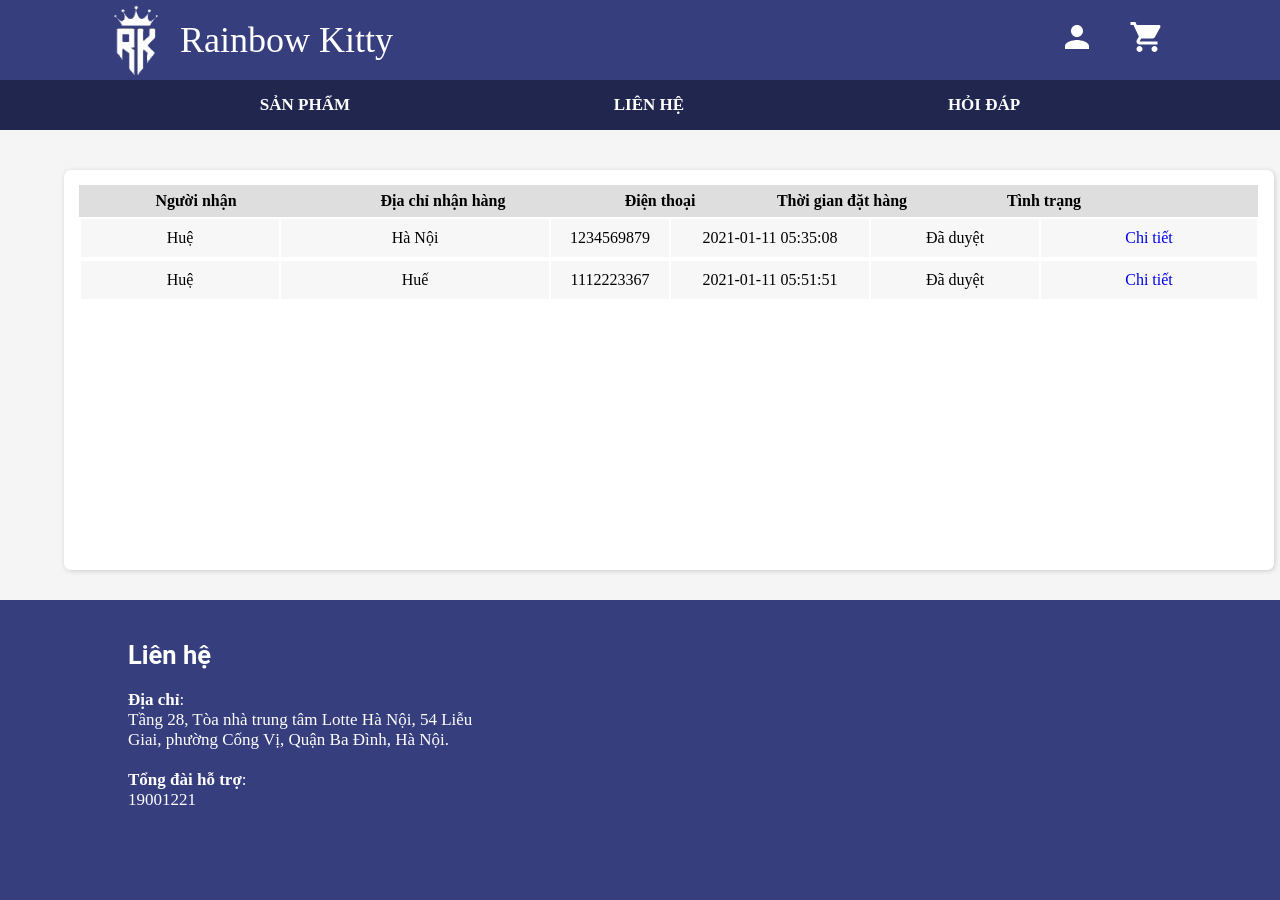
Before: /public/display-orders.php (signed in) with the older database file.
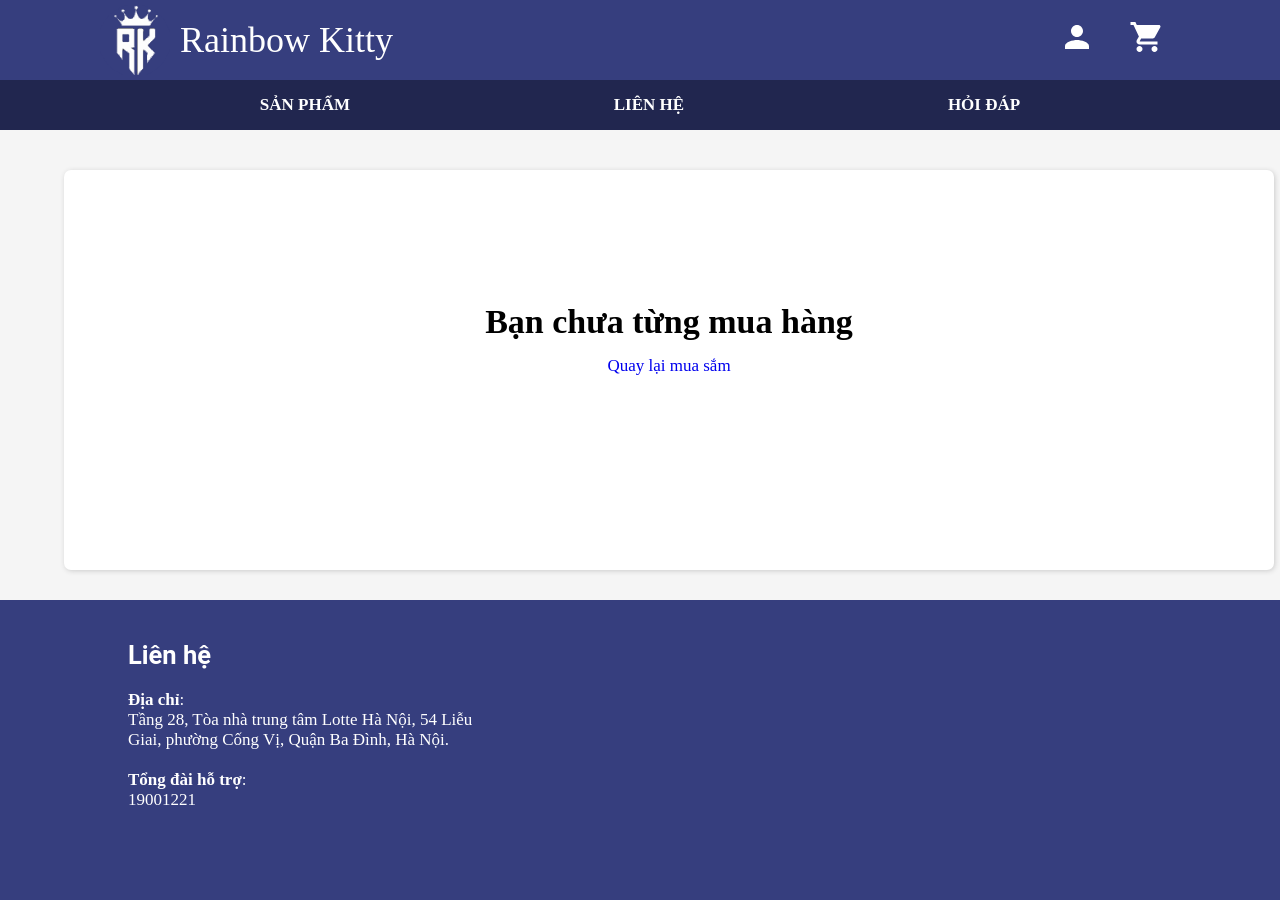
After: the same page with the newer database file.
### tables this page shows
CREATE TABLE `bills` (
  `id` int(11) NOT NULL,
  `id_customer` int(11) NOT NULL,
  `receiver` varchar(50) NOT NULL,
  `address` varchar(100) NOT NULL,
  `phone` varchar(15) NOT NULL,
  `id_state` int(11) NOT NULL,
  `purchase_time` datetime NOT NULL
);

CREATE TABLE `bill_states` (
  `id` int(11) NOT NULL,
  `state` varchar(50) NOT NULL
);

### public/templates/check-customer-signed-in.php (called while the page is built, shortened)
        <?php
function customer_signed_in() {
    if (isset($_SESSION["user"]["type"]) && $_SESSION["user"]["type"] == "customer") {
        return true;
    }
    return false;
}

### config/db.php (called while the page is built, shortened)
<?php
function sql_query(string $query_msg) {
    $connect = mysqli_connect(
        SERVER_NAME,
        USERNAME,
        PASSWORD,
        DB_NAME
    );
    mysqli_set_charset($connect, "utf8");
    $result = mysqli_query($connect, $query_msg) or trigger_error(mysqli_error($connect), E_USER_ERROR);
    return $result;
}

### public/templates/order-item.php (the view, shortened to what this page needs)
<?php function spawn_order_item($bill_id) { ?>
    <?php
        $bill = sql_query("
            SELECT *
            FROM bills
            WHERE id = '$bill_id';
        ");
        $bill = mysqli_fetch_array($bill);
        $bill_state = sql_query("
            SELECT state
            FROM bill_states
            WHERE id = {$bill["id_state"]};
        ");
        $bill_state = mysqli_fetch_array($bill_state)["state"];
    ?>
    <div class="order-item">
        <table class="table-info">
            <tr>
                <td style="width: 200px; min-width: 200px">
                    <span><?= $bill["receiver"] ?></span>
                </td>
                <td style="width: 270px; min-width: 270px;">
                    <span><?= $bill["address"] ?></span>
                </td>
                <td style="width: 120px; min-width: 120px;">
                    <span><?= $bill["phone"] ?></span>
                </td>
                <td style="width: 200px; min-width: 200px;">
                    <span><?= $bill["purchase_time"] ?></span>
                </td>
                <td style="width: 170px; min-width: 170px;">
                    <span><?= $bill_state ?></span>
                </td>
                <td>
                    <a href="/public/display-orders-details.php?id=<?= $bill_id ?>">Chi tiết</a>
                </td>
            </tr>
        </table>
    </div>
<?php } ?>

### public/display-orders.php (shortened to what this page needs)
<?php
    $root_path = $_SERVER["DOCUMENT_ROOT"];
    require_once($root_path . "/public/templates/check-customer-signed-in.php");
    require_once($root_path . "/public/templates/order-item.php");
    require_once($root_path . "/config/db.php");
?>
<!DOCTYPE html>
<html lang="en">
<head>
    <link rel="stylesheet" href="/public/templates/css/all.css">
</head>
<body>
    <?php include_once($root_path . "/public/templates/header.php"); ?>
    <?php include_once($root_path . "/public/templates/menu.php"); ?>
    <div class="panel">
        <?php
            if (customer_signed_in()) {
                $number_orders = sql_query("
                    SELECT COUNT(id) as number_of_bills_of_current_customer
                    FROM bills
                    WHERE id_customer = {$_SESSION["user"]["customer"]["id"]};
                ");
                $number_orders = mysqli_fetch_array($number_orders)["number_of_bills_of_current_customer"];
                if ($number_orders == 0) {
                    ?>
                    <div class="notification">
                        <h1>Bạn chưa từng mua hàng</h1>
                        <a href="/public/home.php">Quay lại mua sắm</a>
                    </div>
                    <?php
                } else {
                    $orders = sql_query("
                        SELECT *
                        FROM bills
                        WHERE id_customer = {$_SESSION["user"]["customer"]["id"]};
                    ");
                    ?>
                    <table class="table-header">
                        <tr>
                            <th style="width: 220px; min-width: 220px;">Người nhận</th>
                            <th style="width: 270px; min-width: 270px;">Địa chỉ nhận hàng</th>
                            <th style="width: 160px; min-width: 160px;">Điện thoại</th>
                            <th style="width: 200px; min-width: 200px;">Thời gian đặt hàng</th>
                            <th style="width: 200px; min-width: 200px;">Tình trạng</th>
                            <th style="width: 105px; min-width: 105px"></th>
                        </tr>
                    </table>
                    <?php
                    foreach ($orders as $order) {
                        spawn_order_item($order["id"]);
                    }
                }
            }
        ?>
    </div>
    <?php include_once($root_path . "/public/templates/footer.php"); ?>
</body>
</html>

Changed rows visible on the page:
removed bills: receiver "Huệ", address "Hà Nội", phone "1234569879", purchase_time "2021-01-11 05:35:08", id_state.state "Đã duyệt"
removed bills: receiver "Huệ", address "Huế", phone "1112223367", purchase_time "2021-01-11 05:51:51", id_state.state "Đã duyệt"
Other visible differences:
text no longer shown: "Người nhận Địa chỉ nhận hàng Điện thoại Thời gian đặt hàng Tình trạng"
text now shown: "Bạn chưa từng mua hàng Quay lại mua sắm"
